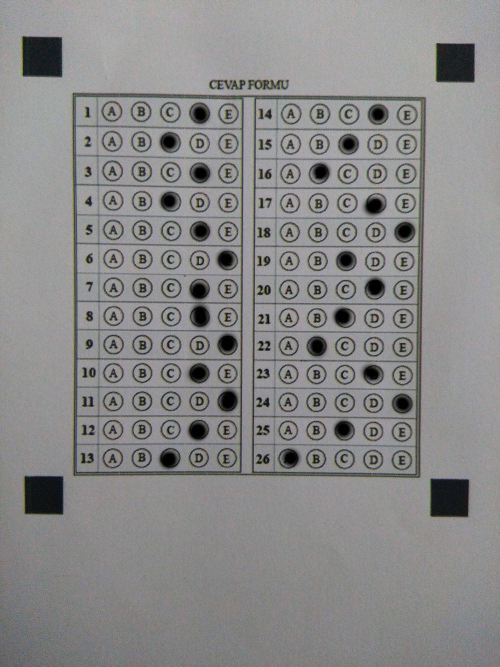
#> input picture c1.jpg, 1000 x 1333 px (shown at 1/2 size)
$ python -i cevaplariBul.py   (imports and definitions only)
#> lines starting #> are read from the running program, lines starting #| are printed output that depends on the picture; after the words box and inside, x2 and y2 are one past the last pixel; in counts of white or black regions, pixels touching at a corner belong together
#> further down, picture is the input picture: shape (1333, 1000, 3); mean B, G, R 137, 137.1, 137.5
import cv2
import numpy as np
import pandas as pd


class CevaplariBul:
    def __init__(self, img):
        self.img = img
        self.cevapAlani = self.img[40:470, 70:460]
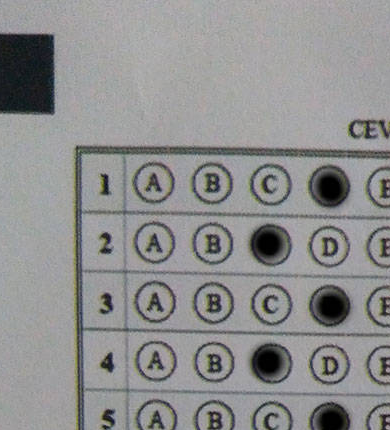
#> self.cevapAlani: shape (430, 390, 3); mean B, G, R 142.8, 142.9, 142.7

    def cevaplariListele(self, esikAyar=100, bulanikFirca=19):
#> called with esikAyar = 100, bulanikFirca = 19
        blur = cv2.GaussianBlur(self.cevapAlani, (bulanikFirca, bulanikFirca), 0)
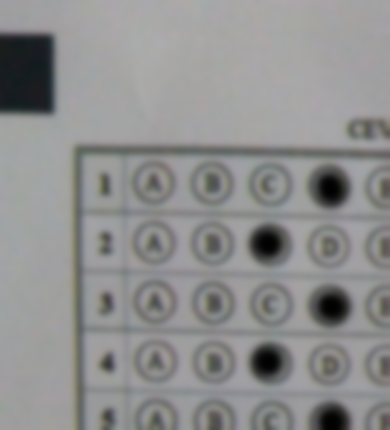
#> blur: shape (430, 390, 3); mean B, G, R 142.8, 142.9, 142.6
        gri = cv2.cvtColor(blur, cv2.COLOR_BGR2GRAY)
        esik = cv2.threshold(gri, esikAyar, 255, cv2.THRESH_BINARY_INV)[-1]
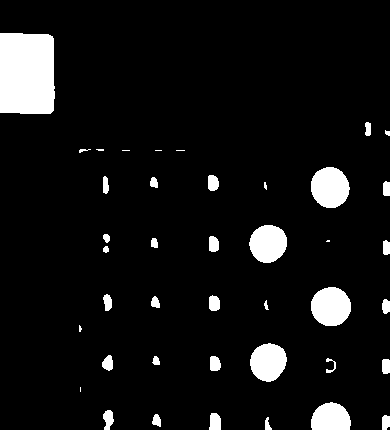
#> esik: shape (430, 390); 7.4% white; 41 white regions (8 under 20 px), largest, box (x1, y1, x2, y2) and area: (0, 33, 55, 114) 4318, (311, 167, 350, 208) 1245, (311, 287, 351, 326) 1237
        cevapRects = self.__cevaplariBol(esik, satirSayisi=13, sutunSayisi=10)
        return cevapRects

    def __cevaplariBol(self, esikCevapAlani, satirSayisi, sutunSayisi):
#> called with satirSayisi = 13, sutunSayisi = 10
        h, w = esikCevapAlani.shape
#> h = 430; w = 390
        parca = int(h / satirSayisi)
#> parca = 33
        soruNumarasi = 0
        cevapKoordinatlari = []
        s = 0
        for j in range(0, satirSayisi):
            for i in range(0, sutunSayisi):
                s = s + 1
                if i >= 5:
                    basX = 215 + (i % 5) * parca
                    soruNumarasi = (j + 1) + satirSayisi
                else:
                    soruNumarasi = (j + 1)
                    basX = i * parca

                basY = j * parca
                bitX = basX + parca
                bitY = basY + parca
                pt1 = (basX, basY)
                pt2 = (bitX, bitY)
                cevap = self.__cevapHarf(i)
                roi = esikCevapAlani[basY:bitY, basX:bitX]

                isaretli = self.__cevapKontrolEt(roi)
                # print(s, (basY, bitY), (basX, bitX))
                cevapKoordinatlari.append(
                    {"koordinat": (pt1, pt2), "sorunumarasi": soruNumarasi, "isaretli": isaretli, "cevap": cevap})

                if isaretli == True:
                    cv2.rectangle(self.cevapAlani, pt1, pt2, (255, 255, 255), 2)
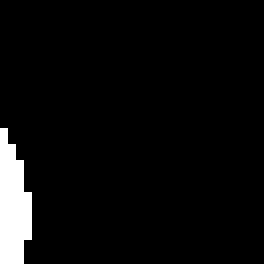
#> roi: shape (33, 33) (shown 8 times larger); 4.7% white; 1 white region, box (x1, y1, x2, y2) and area: (0, 16, 4, 33) 51
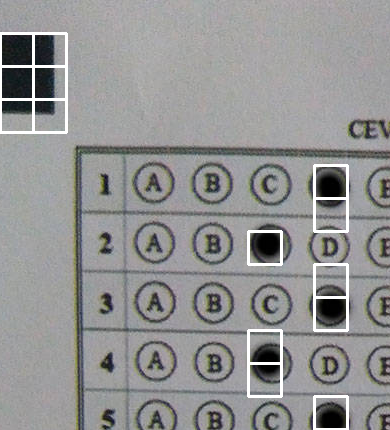
#> self.cevapAlani: shape (430, 390, 3); 2.58% of pixels changed, all inside (x1, y1, x2, y2) = (0, 32, 349, 430)
#> after the loop, cevapKoordinatlari = 130 items; s = 130

                ############### Test İşlemleri İçin ######################
                # self.__testContour(s,24,roi,pt1,pt2)

        cv2.imshow("resim", self.cevapAlani)

        c = pd.DataFrame(cevapKoordinatlari)
#> c = table of 130 rows and 4 columns
        return c.query("isaretli == True").sort_values(by=['sorunumarasi'])

    def __cevapKontrolEt(self, roi):

        sonuc = False
        contours, _ = cv2.findContours(roi, cv2.RETR_EXTERNAL, cv2.CHAIN_APPROX_SIMPLE)
        # ne olur ne olmaz diye konturleri siralayip en buyuk olani bulalim
        if len(contours) > 0:
            kontorler = sorted(contours, key=cv2.contourArea, reverse=True)
            kontur = kontorler[0]  # alani en buyuk kontor
            if (cv2.contourArea(kontur) > 130):
                sonuc = True
        else:
            sonuc = False
        return sonuc

    def __cevapHarf(self, sayi):
        cevaplar = ["a", "b", "c", "d", "e"]
        return cevaplar[sayi % 5]

    def __resimAydinlat(self, orjResim, value=10):
        hsv = cv2.cvtColor(orjResim, cv2.COLOR_BGR2HSV)
        h, s, v = cv2.split(hsv)
        lim = 255 - value
        v[v > lim] = 255
        v[v <= lim] += value
        final_hsv = cv2.merge((h, s, v))
        return cv2.cvtColor(final_hsv, cv2.COLOR_HSV2BGR)

    def __testContour(self, sira,numara, roi, pt1, pt2):
        if sira == numara:
            # cv2.rectangle(self.cevapAlani, pt1, pt2, (255, 255, 255), 2)
            contours, _ = cv2.findContours(roi, cv2.RETR_EXTERNAL, cv2.CHAIN_APPROX_SIMPLE)
            if len(contours) > 0:
                kontorler = sorted(contours, key=cv2.contourArea, reverse=True)
                kontur = kontorler[0]  # alani en buyuk kontor
                print(cv2.contourArea(kontur))

            cv2.imshow("roi", roi)

>>> import cv2
>>> picture = cv2.imread('c1.jpg')
>>> result = CevaplariBul(picture).cevaplariListele()
#> in cevaplariListele, `cevapRects = self.__cevaplariBol(esik, satirSayisi=13, sutunSayisi=10)`: cevapRects = table of 14 rows and 4 columns
#> result = table of 14 rows and 4 columns
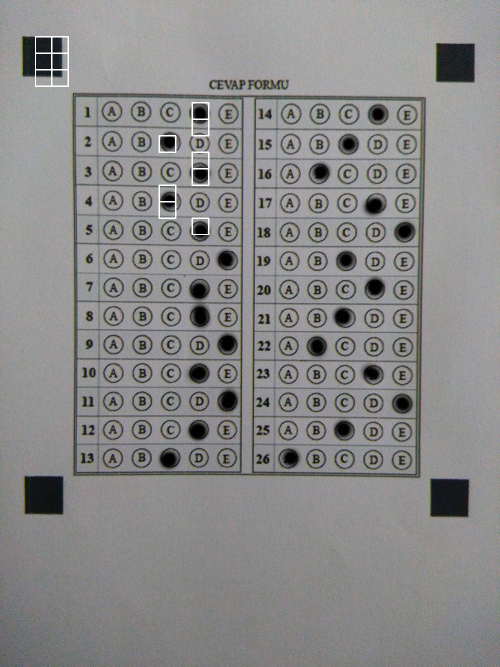
#> picture: shape (1333, 1000, 3) (shown at 1/2 size); 0.32% of pixels changed, all inside (x1, y1, x2, y2) = (70, 72, 419, 470)
